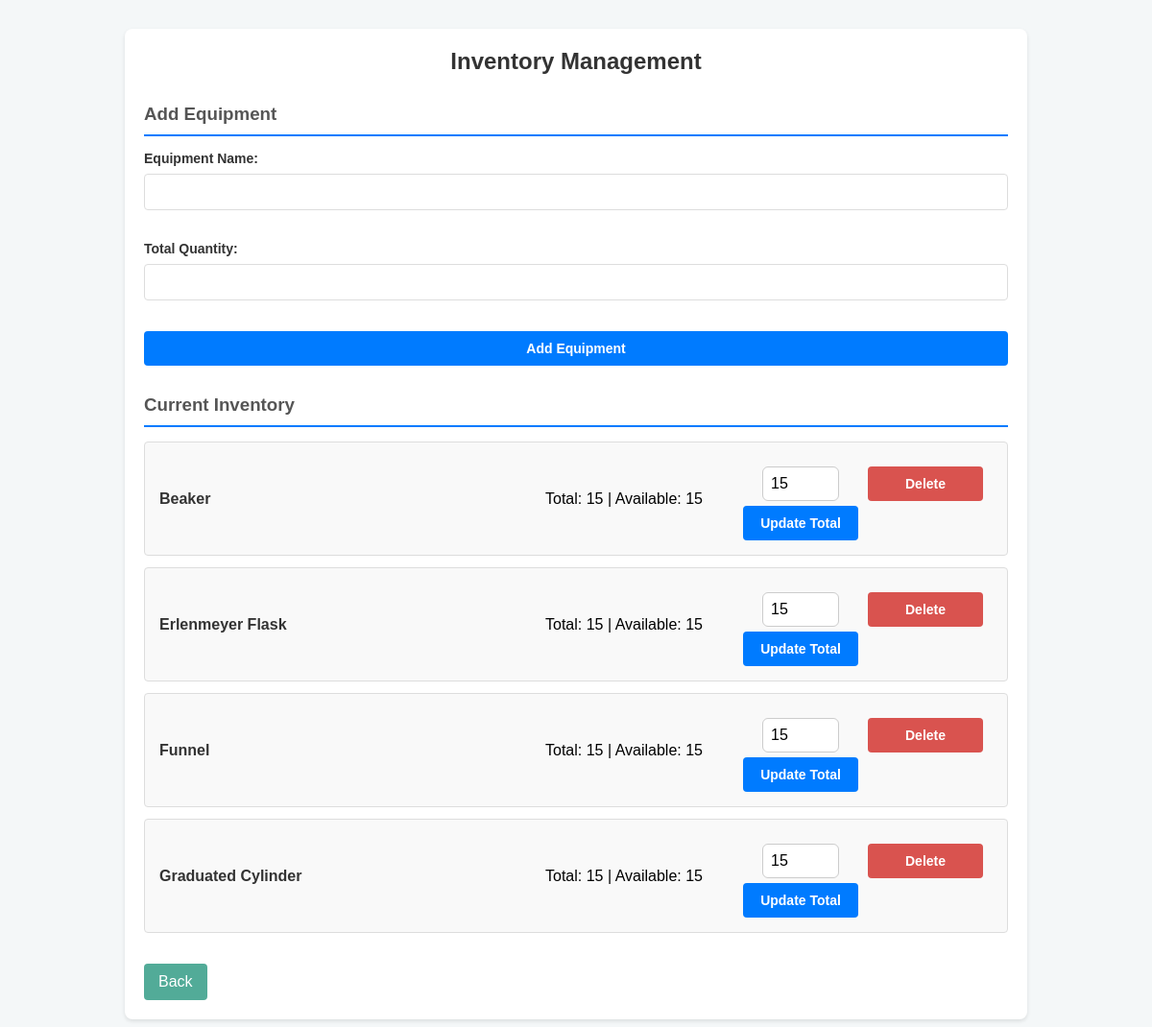
Page /inventory on the committed database.
### tables this page shows
CREATE TABLE inventory (
            id INTEGER PRIMARY KEY AUTOINCREMENT,
            name TEXT UNIQUE NOT NULL,
            quantity INTEGER DEFAULT 0
        , total_quantity INTEGER DEFAULT 0);

### app.py (the view, shortened to what this page needs)
@app.route('/inventory', methods=['GET', 'POST'])
def inventory():
    conn = sqlite3.connect("database.db")
    c = conn.cursor()
    c.execute("SELECT id, name, total_quantity, quantity FROM inventory ORDER BY name ASC")
    items = c.fetchall()
    conn.close()
    return render_template('inventory.html', items=items)

### templates/inventory.html (shortened to what this page needs)
<!DOCTYPE html>
<html>
<head>
    <link rel="stylesheet" href="{{ url_for('static', filename='style.css') }}">
</head>
<body>
    <div class="container">
        <h2>Inventory Management</h2>
        <h3>Add Equipment</h3>
        <form method="POST">
            <div class="form-group">
                <label>Equipment Name:</label>
                <input type="text" name="name" required>
            </div>
            <div class="form-group">
                <label>Total Quantity:</label>
                <input type="number" name="total_quantity" min="0" required>
            </div>
            <button type="submit">Add Equipment</button>
        </form>
        <h3>Current Inventory</h3>
        {% if items %}
            <ul class="inventory-list">
                {% for id, name, total_qty, available_qty in items %}
                    <li>
                        <span class="item-name">{{ name }}</span>
                        <span>Total: {{ total_qty }} | Available: {{ available_qty }}</span>
                        <div class="item-actions">
                            <form method="POST" style="display:flex; gap: 5px; align-items: center;">
                                <input type="number" name="total_quantity" value="{{ total_qty }}" min="0" placeholder="Total">
                                <button type="submit">Update Total</button>
                            </form>
                            <form method="POST" style="display:inline;">
                                <button type="submit" class="delete-btn">Delete</button>
                            </form>
                        </div>
                    </li>
                {% endfor %}
            </ul>
        {% else %}
            <p>No equipment found in inventory.</p>
        {% endif %}
        <a href="/" class="back-button">Back</a>
    </div>
</body>
</html>

### static/style.css (style rules this page uses)
body { font-family: 'Segoe UI', Tahoma, Geneva, Verdana, sans-serif; background: linear-gradient(to right, #e9f1fb, #f5f9ff); margin: 0; padding: 0; }
.container { max-width: 800px; margin: 40px auto; padding: 30px 40px; background-color: #ffffff; border-radius: 14px; box-shadow: 0 6px 25px rgba(0, 0, 0, 0.08); }
h1, h2 { color: #1f3b73; text-align: center; margin-bottom: 15px; }
form { display: flex; flex-direction: column; gap: 12px; margin-top: 10px; }
label { font-weight: 600; color: #333; }
input[type="text"], input[type="number"], textarea, select { padding: 10px; border: 1px solid #ccc; border-radius: 6px; font-size: 16px; width: 100%; box-sizing: border-box; }
button, input[type="submit"] { background-color: #1e90ff; color: white; padding: 10px 16px; border: none; border-radius: 6px; font-size: 16px; cursor: pointer; transition: background-color 0.25s ease; }
a.back-button { display: inline-block; margin-top: 25px; padding: 10px 18px; background-color: #52ab98; color: white; text-decoration: none; border-radius: 6px; font-weight: 500; transition: background-color 0.3s; }
button { min-width: 120px; }
h2 { margin-top: 30px; text-align: center; }

### templates/inventory.html (style rules this page uses)
body { font-family: Arial, sans-serif; background: #f4f7f8; margin: 0; padding: 0; }
.container { max-width: 900px; margin: 30px auto; padding: 20px; background: white; border-radius: 8px; box-shadow: 0 2px 4px rgba(0,0,0,0.1); }
h2 { color: #333; margin-top: 0; }
h3 { color: #555; margin-top: 30px; margin-bottom: 15px; border-bottom: 2px solid #007bff; padding-bottom: 10px; }
.form-group { margin-bottom: 20px; }
.form-group label { display: block; font-weight: 600; color: #333; margin-bottom: 8px; font-size: 14px; }
.form-group input, .form-group select { width: 100%; padding: 10px 12px; border: 1px solid #ddd; border-radius: 4px; font-size: 14px; box-sizing: border-box; }
button { background-color: #007bff; color: white; padding: 10px 15px; border: none; border-radius: 4px; cursor: pointer; font-size: 14px; font-weight: 600; }
button.delete-btn { background-color: #d9534f; }
.inventory-list { list-style: none; padding: 0; margin: 0; }
.inventory-list li { background: #f9f9f9; border: 1px solid #ddd; border-radius: 4px; padding: 15px; margin-bottom: 12px; display: grid; grid-template-columns: 2fr 1fr auto auto; gap: 10px; align-items: center; }
.item-name { font-weight: 600; color: #333; }
.item-actions { display: flex; gap: 10px; }
.item-actions input { width: 80px; padding: 8px; }
a.back-button { display: inline-block; margin-top: 20px; padding: 10px 15px; background-color: #52ab98; color: white; text-decoration: none; border-radius: 4px; }

### rows in the picture
inventory: name "Beaker", total_quantity "15", quantity "15"
inventory: name "Erlenmeyer Flask", total_quantity "15", quantity "15"
inventory: name "Funnel", total_quantity "15", quantity "15"
inventory: name "Graduated Cylinder", total_quantity "15", quantity "15"
